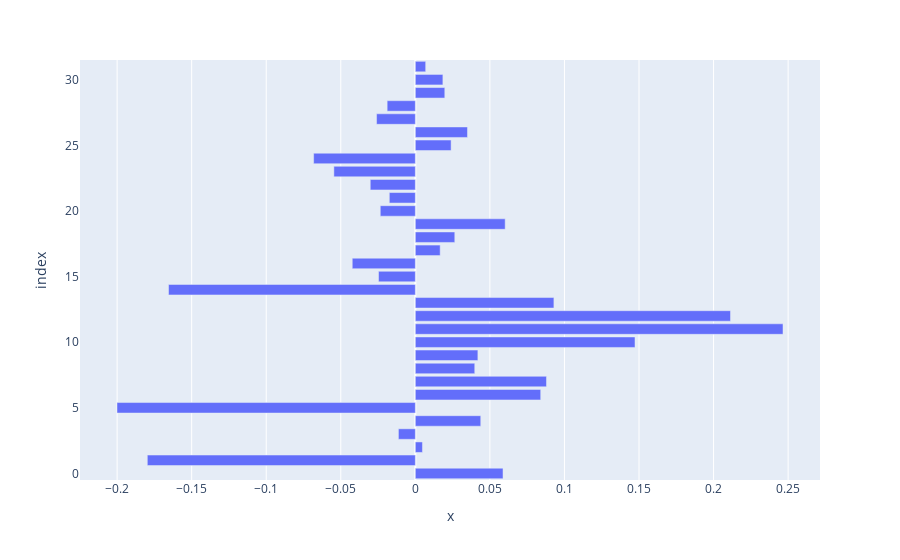

Here is the notebook cell this chart was saved with:
### Code cell
fig = px.bar(list(features.columns), lr.coef_)
fig.show()

print(lr.coef_)

### Figure 1 — Plotly figure (JSON) as saved in the notebook; plotly's stock layout.template omitted (floating-point values rounded to 4 significant figures)
{"data": [{"alignmentgroup": "True", "hovertemplate": "x=%{x}<br>index=%{y}<extra></extra>", "legendgroup": "", "marker": {"color": "#636efa", "pattern": {"shape": ""}}, "name": "", "offsetgroup": "", "orientation": "h", "showlegend": false, "textposition": "auto", "type": "bar", "x": [0.0588, -0.1798, 0.004764, -0.01135, 0.04387, -0.2001, 0.08407, 0.08794, 0.03984, 0.04194, 0.1473, 0.2466, 0.2114, 0.09292, -0.1655, -0.02467, -0.04231, 0.01665, 0.02646, 0.06025, -0.02351, -0.01746, -0.03024, -0.05464, -0.0682, 0.02398, 0.03496, -0.026, -0.01891, 0.01975, 0.01848, 0.00693], "xaxis": "x", "y": [0, 1, 2, 3, 4, 5, 6, 7, 8, 9, 10, 11, 12, 13, 14, 15, 16, 17, 18, 19, 20, 21, 22, 23, 24, 25, 26, 27, 28, 29, 30, 31], "yaxis": "y"}], "layout": {"barmode": "relative", "legend": {"tracegroupgap": 0}, "margin": {"t": 60}, "xaxis": {"anchor": "y", "domain": [0, 1], "title": {"text": "x"}}, "yaxis": {"anchor": "x", "domain": [0, 1], "title": {"text": "index"}}}}
